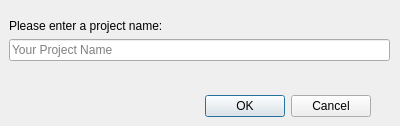
<?xml version="1.0" encoding="UTF-8"?>
<ui version="4.0">
 <class>Dialog_NewProject</class>
 <widget class="QDialog" name="Dialog_NewProject">
  <property name="geometry">
   <rect>
    <x>0</x>
    <y>0</y>
    <width>400</width>
    <height>126</height>
   </rect>
  </property>
  <property name="windowTitle">
   <string>New Project Wizard</string>
  </property>
  <widget class="QDialogButtonBox" name="buttonBox">
   <property name="geometry">
    <rect>
     <x>30</x>
     <y>90</y>
     <width>341</width>
     <height>32</height>
    </rect>
   </property>
   <property name="orientation">
    <enum>Qt::Horizontal</enum>
   </property>
   <property name="standardButtons">
    <set>QDialogButtonBox::Cancel|QDialogButtonBox::Ok</set>
   </property>
  </widget>
  <widget class="QWidget" name="formLayoutWidget">
   <property name="geometry">
    <rect>
     <x>9</x>
     <y>19</y>
     <width>381</width>
     <height>51</height>
    </rect>
   </property>
   <layout class="QFormLayout" name="formLayout">
    <item row="0" column="0">
     <widget class="QLabel" name="label">
      <property name="text">
       <string>Please enter a project name:</string>
      </property>
     </widget>
    </item>
    <item row="1" column="0" colspan="2">
     <widget class="QLineEdit" name="lineEdit_ProjectName">
      <property name="focusPolicy">
       <enum>Qt::StrongFocus</enum>
      </property>
      <property name="placeholderText">
       <string>Your Project Name</string>
      </property>
     </widget>
    </item>
   </layout>
  </widget>
 </widget>
 <tabstops>
  <tabstop>lineEdit_ProjectName</tabstop>
  <tabstop>buttonBox</tabstop>
 </tabstops>
 <resources/>
 <connections>
  <connection>
   <sender>buttonBox</sender>
   <signal>accepted()</signal>
   <receiver>Dialog_NewProject</receiver>
   <slot>accept()</slot>
   <hints>
    <hint type="sourcelabel">
     <x>248</x>
     <y>254</y>
    </hint>
    <hint type="destinationlabel">
     <x>157</x>
     <y>274</y>
    </hint>
   </hints>
  </connection>
  <connection>
   <sender>buttonBox</sender>
   <signal>rejected()</signal>
   <receiver>Dialog_NewProject</receiver>
   <slot>reject()</slot>
   <hints>
    <hint type="sourcelabel">
     <x>316</x>
     <y>260</y>
    </hint>
    <hint type="destinationlabel">
     <x>286</x>
     <y>274</y>
    </hint>
   </hints>
  </connection>
 </connections>
</ui>
